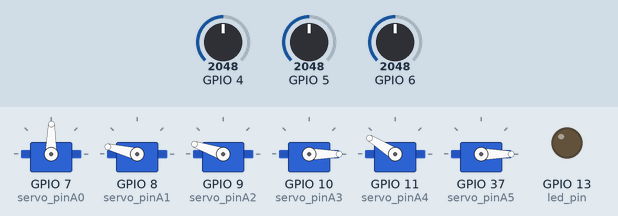
Bench run of a program on a simulated ESP32-S3. On the bench: 6 × servo, output pins drawn as LEDs (lit = HIGH). Inputs (shaded band) come from the test bench; at power-on: GPIO 5 = 2048, GPIO 4 = 2048, GPIO 6 = 2048. What the program prints to the serial monitor is not drawn.

Above: at 1.2 s.
1.3 s: GPIO 5 set to 1228
At 1.7 s:
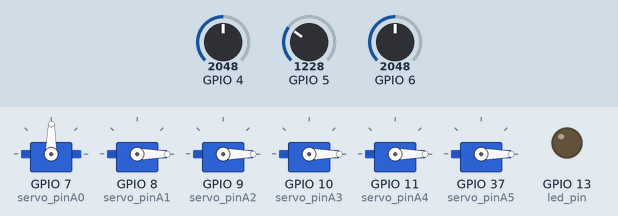
2.8 s: GPIO 4 set to 2866
At 4.0 s:
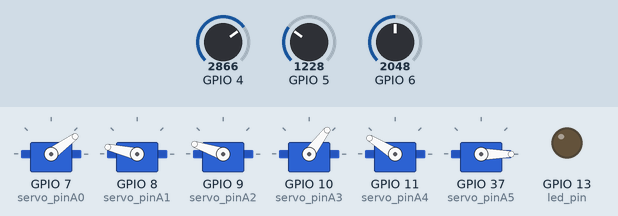
4.3 s: GPIO 6 set to 2866
At 5.2 s:
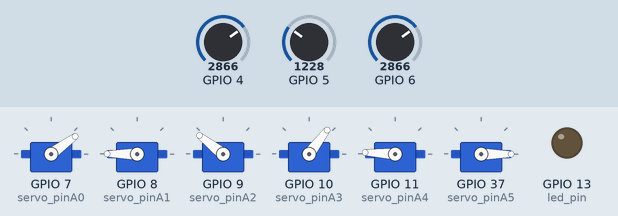
5.8 s: GPIO 4 set to 3603
At 6.5 s:
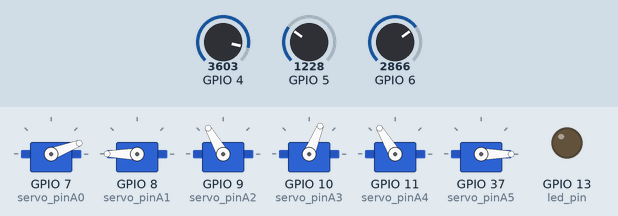
7.3 s: GPIO 5 set to 491
At 8.1 s:
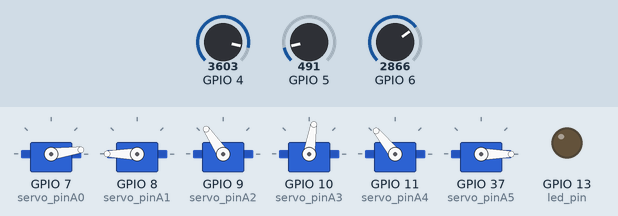
8.8 s: GPIO 6 set to 3603
At 9.4 s:
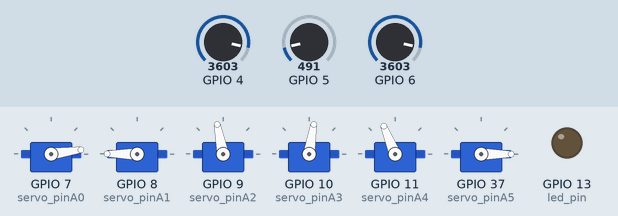
Timing chart, 0 to 11.3 s (numbered marks = the images above; inputs shaded):
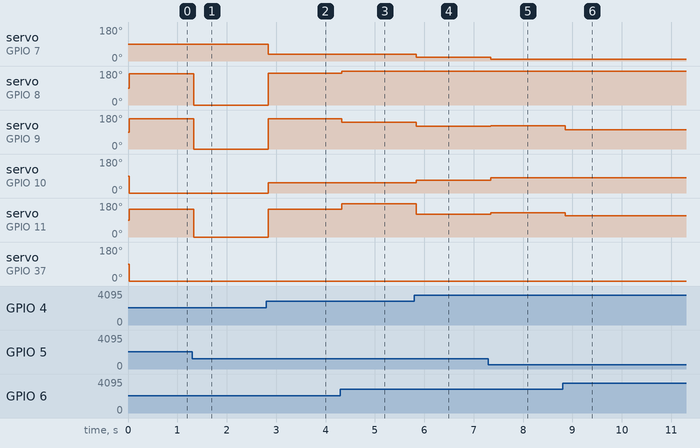

Measured:
- after the input at 1.3 s, servo on GPIO 8 (servo_pinA1): 166° → 0° at once; servo on GPIO 9 (servo_pinA2): 161° → 0° at once; servo on GPIO 11 (servo_pinA4): 148° → 0° at once
- after the input at 2.8 s, servo on GPIO 7 (servo_pinA0): 89° → 36° at once; servo on GPIO 8 (servo_pinA1): 0° → 167° at once; servo on GPIO 9 (servo_pinA2): 0° → 161° at once; servo on GPIO 10 (servo_pinA3): 0° → 53° at once; servo on GPIO 11 (servo_pinA4): 0° → 148° at once
- after the input at 4.3 s, servo on GPIO 8 (servo_pinA1): 167° → 180° at once; servo on GPIO 9 (servo_pinA2): 161° → 142° at once; servo on GPIO 11 (servo_pinA4): 148° → 177° at once
- after the input at 5.8 s, servo on GPIO 7 (servo_pinA0): 36° → 21° at once; servo on GPIO 9 (servo_pinA2): 142° → 120° at once; servo on GPIO 10 (servo_pinA3): 53° → 68° at once; servo on GPIO 11 (servo_pinA4): 177° → 121° at once
- after the input at 7.3 s, servo on GPIO 7 (servo_pinA0): 21° → 8° after 0.05 s; servo on GPIO 9 (servo_pinA2): 120° → 124° after 0.05 s; servo on GPIO 10 (servo_pinA3): 68° → 81° after 0.05 s; servo on GPIO 11 (servo_pinA4): 121° → 129° after 0.05 s
- after the input at 8.8 s, servo on GPIO 9 (servo_pinA2): 124° → 101° after 0.05 s; servo on GPIO 11 (servo_pinA4): 129° → 112° after 0.05 s

The program:

main.cpp
```cpp
// Required for Servo control on ESP32
#include <ESP32Servo.h>
#include <math.h>

Servo Servo0;
Servo Servo1;
Servo Servo2;
Servo Servo3;
Servo Servo4;
Servo Servo10;

#define RXD_PIN 18
#define TXD_PIN -1   // not used

const int btnPin = 0;
const int servo_pinA0 = 7;
const int servo_pinA1 = 8;
const int servo_pinA2 = 9;
const int servo_pinA3 = 10;
const int servo_pinA4 = 11;
const int servo_pinA5 = 37;
const int led_pin = 13;
const int led_pin_external = 2;

static int readAngleA0Prev = 0, readAngleA1Prev = 0, readAngleA2Prev = 0;
static int readAngleA3Prev = 0, readAngleA4Prev = 0, readAngleA5Prev = 0;
static int readAngleA0 = 0, readAngleA1 = 0, readAngleA2 = 0;
static int readAngleA3 = 0, readAngleA4 = 0, readAngleA5 = 0;

static int j = 0;
const double pi = 3.14159265359;

#define EPSILON 1e-9


typedef struct
{
    double s1x;
    double s2y;
    double hypotenuse;

}Triangle;


double cleanAlmostZero(double val) {
    if (fabs(val) < EPSILON) {
        return 0.0;
    }
    if (val == 0.0) {
        return 0.0;
    }
    return val;
}

void print2DDoubleArray(double** arr, int rows, int cols) {
    for(int i = 0; i < rows; i++) {
        for(int j = 0; j < cols; j++) {
            printf("%lf ", *(*(arr + i) + j));
        }
        printf("\n");
    }
    printf("\n");
    printf("\n");
}

double** makeMulArr(double theta, double alpha, double d, double a)
{
    double** myArr;
    myArr = (double**)malloc(sizeof(double*) * 4);
    for(int i = 0; i < 4; i++)
    {
        myArr[i] = (double*)malloc(sizeof(double) * 4);
    }

    theta = theta * (M_PI / 180.0);
    alpha = alpha * (M_PI / 180.0);

    myArr[0][0] = cos(theta);
    myArr[0][1] = -sin(theta) * cos(alpha);
    myArr[0][2] = sin(theta) * sin(alpha);
    myArr[0][3] = a * cos(theta);

    myArr[1][0] = sin(theta);
    myArr[1][1] = cos(theta) * cos(alpha);
    myArr[1][2] = -cos(theta) * sin(alpha);
    myArr[1][3] = a * sin(theta);

    myArr[2][0] = 0;
    myArr[2][1] = sin(alpha);
    myArr[2][2] = cos(alpha);
    myArr[2][3] = d;

    myArr[3][0] = 0;
    myArr[3][1] = 0;
    myArr[3][2] = 0;
    myArr[3][3] = 1;

    return myArr;

}

double** ansDHarr_setUp()
{
    double** myArr;
    myArr = (double**)malloc(sizeof(double*) * 4);
    for(int i = 0; i < 4; i++)
    {
        myArr[i] = (double*)malloc(sizeof(double) * 4);
    }

    for(int i = 0; i < 4; i++)
    {
        for(int j = 0; j < 4; j++)
        {
            myArr[i][j] = 0;
        }
    }
    myArr[0][0] = 1;
    myArr[1][1] = 1;
    myArr[2][2] = 1;
    myArr[3][3] = 1;
    return myArr;
}

void freeAns(double** myArr)
{

    for(int i = 0; i < 4; i++)
    {
        free(myArr[i]);
    }
    free(myArr);
}

double** multiplyMatricesPtr(double** a, double** b)
{


        const uint32_t a_rows = 4;
        const uint32_t a_cols = 4;
        const uint32_t b_cols = 4;
        double firstVal;
        double secondVal;

        double** c;

        if (a == NULL || b == NULL || a[0] == NULL || b[0] == NULL)
        {
            return NULL;
        }

        c = (double**)malloc(a_rows * sizeof(double*));
        for(int i = 0; i < a_rows; i++)
        {
            c[i] = (double*)malloc(b_cols * sizeof(double));
        }

        for(int j = 0; j < a_rows; j++)
        {
            for(int k = 0; k < b_cols; k++)
            {
                double total = 0.0;
                for(int l = 0; l < a_cols; l++)
                {
                    firstVal = a[j][l];
                    firstVal = cleanAlmostZero(firstVal);
                    secondVal = b[l][k];
                    secondVal = cleanAlmostZero(secondVal);
                    total += (firstVal * secondVal);
                }

                c[j][k] = total;
            }
        }
        for (int i = 0; i < a_rows; i++) {
            for (int j = 0; j < b_cols; j++) {
                a[i][j] = c[i][j];
            }
        }


        for (int i = 0; i < a_rows; i++)
        {
            free(c[i]);
        }

        free(c);

        return a;
}

double** create_DHarrTable()
{
    double** myArr;
    myArr = (double**)malloc(sizeof(double*) * 6);
    for(int i = 0; i < 6; i++)
    {
        myArr[i] = (double*)malloc(sizeof(double) * 4);
    }
    return myArr;
}

void free_DHarrTable(double** myArr)
{
    for(int i = 0; i < 6; i++)
    {
        free(myArr[i]);
    }
    free(myArr);
}

void addData(double** myArr, double theta0, double theta1, double theta2, double theta3, double theta4, double theta5)
{
    myArr[0][0] = theta0;
    myArr[0][1] = -90;
    myArr[0][2] = 90;
    myArr[0][3] = 48.68;

    myArr[1][0] = theta1;
    ;
    myArr[1][1] = 180;
    myArr[1][2] = 0;
    myArr[1][3] = 113.6919;

    myArr[2][0] = -theta2;
    myArr[2][1] = 90;
    myArr[2][2] = 0;
    myArr[2][3] = 98.625;

    myArr[3][0] = theta3;
    myArr[3][1] = -90;
    myArr[3][2] = 33.394;
    myArr[3][3] = 0;

    myArr[4][0] = theta4;
    myArr[4][1] = 90;
    myArr[4][2] = 0;
    myArr[4][3] = 32.526;

    myArr[5][0] = theta5;
    myArr[5][1] = 0;
    myArr[5][2] = 0;
    myArr[5][3] = 0;
}


double** R06_negates(double** myArr)
{
    myArr[0][0] = 1;
    myArr[0][1] = 0;
    myArr[0][2] = 0;
    myArr[0][3] = 0;

    myArr[1][0] = 0;
    myArr[1][1] = 1;
    myArr[1][2] = 0;
    myArr[1][3] = 0;

    myArr[2][0] = 0;
    myArr[2][1] = 0;
    myArr[2][2] = 1;
    myArr[2][3] = 36.250;

    myArr[3][0] = 0;
    myArr[3][1] = 0;
    myArr[3][2] = 0;
    myArr[3][3] = 1;

    return myArr;
}

double** R06_negate(double** myArr, double xEnd, double yEnd, double zEnd, double x, double y, double z)
{
    double three = xEnd * (M_PI / 180.0);
    double two = yEnd * (M_PI / 180.0);
    double one = zEnd * (M_PI / 180.0);

    myArr[0][0] = cos(one) * cos(two);
    myArr[0][1] = cos(one) * sin(two) * sin(three) - sin(one) * cos(three);
    myArr[0][2] = cos(one) * sin(two) * cos(three) + sin(one) * sin(three);
    myArr[0][3] = x;

    myArr[1][0] = sin(one) * cos(two);
    myArr[1][1] = sin(one) * sin(two) * sin(three) + cos(one) * cos(three);
    myArr[1][2] = sin(one) * sin(two) * cos(three) - cos(one) * sin(three);
    myArr[1][3] = y;

    myArr[2][0] = -sin(two);
    myArr[2][1] = cos(two) * sin(three);
    myArr[2][2] = cos(two) * cos(three);
    myArr[2][3] = z;

    myArr[3][0] = 0;
    myArr[3][1] = 0;
    myArr[3][2] = 0;
    myArr[3][3] = 1;

    return myArr;
}

double radians_to_degrees(double input)
{
    return input * 180 / pi;
}

double law_of_cosines(double s1, double s2, double s3)
{
    double temp = pow(s1,2) + pow(s2,2) - pow(s3, 2);
    double temp1 = temp/(2*s1*s2);
    double ans = acos(temp1);
    return ans;
}

void InverseKinmatics0to3(double x, double y, double z, double* theta0, double* theta1, double* theta2)
{
    const double s1 = 113.6919;
    const double s2 = 105;
    const double xPntA = 48.68;
    const double yPntA = 90;
    double xPntB = sqrt(x * x + y * y);
    double yPntB = z;

    double angleOffset = 0;
    double theta0Offset = 0;
    double mode = 0;
    double theta1Part1;


    if(z > 90)
    {

        mode = 1;
        angleOffset = 90;
    }

    Triangle rightTri;

    rightTri.s1x = fabs(xPntB - xPntA);
    rightTri.s2y = fabs(yPntB - yPntA);

    double temp = pow(rightTri.s1x, 2) + pow(rightTri.s2y, 2);
    rightTri.hypotenuse = sqrt(temp);


    double myTheta0 = radians_to_degrees(atan2(y,x));

    *theta0 = myTheta0;

    if(mode)
    {
        theta1Part1 = radians_to_degrees(law_of_cosines(rightTri.s1x, rightTri.hypotenuse, rightTri.s2y));
    }
    else
    {
        theta1Part1 = radians_to_degrees(law_of_cosines(rightTri.s2y, rightTri.hypotenuse, rightTri.s1x));
    }
    printf("x %lf\n", rightTri.s1x);
    printf("y %lf\n", rightTri.s2y);
    printf("hypot %lf\n", rightTri.hypotenuse);
    double theta1Part2 = radians_to_degrees(law_of_cosines(s1, rightTri.hypotenuse, s2));
    printf("theta1Part1 %lf theta1Part2 %lf\n", theta1Part1, theta1Part2);
    *theta1 = theta1Part1 + theta1Part2 + angleOffset;
    double realTheta2 = 180 - radians_to_degrees(law_of_cosines(s1, s2, rightTri.hypotenuse));
    printf("realTheta2 %lf\n", realTheta2);
    *theta2 = realTheta2;

    printf("%lf\n", myTheta0 + theta0Offset);
    printf("%lf\n", theta1Part1 + theta1Part2 + angleOffset);
    printf("%lf\n", realTheta2);

    printf("finished\n");

}

void InverseKinmatics4to6(double** myArr, double* theta4, double* theta5, double* theta6)
{
 *theta5 = atan2( sqrt(1.0 - myArr[2][2]*myArr[2][2]), myArr[2][2]) * 180 / M_PI;
 *theta4 = atan2( myArr[0][2], myArr[1][2] ) * 180 / M_PI;
 *theta6 = atan2( -myArr[2][0], myArr[2][1] ) * 180 / M_PI;;
}

// Inverts a 4x4 transformation matrix (composed of a 3x3 rotation and 3x1 translation)
double** invertTransformMatrix(double** matrix) {
    // Allocate memory for the new inverted matrix
    double** inverted = ansDHarr_setUp(); // Re-uses your allocation function

    // Transpose the 3x3 rotation part
    for (int i = 0; i < 3; i++) {
        for (int j = 0; j < 3; j++) {
            inverted[i][j] = matrix[j][i];
        }
    }

    // Calculate the new translation part: -R^T * p
    double p[3] = { matrix[0][3], matrix[1][3], matrix[2][3] };
    inverted[0][3] = -(inverted[0][0] * p[0] + inverted[0][1] * p[1] + inverted[0][2] * p[2]);
    inverted[1][3] = -(inverted[1][0] * p[0] + inverted[1][1] * p[1] + inverted[1][2] * p[2]);
    inverted[2][3] = -(inverted[2][0] * p[0] + inverted[2][1] * p[1] + inverted[2][2] * p[2]);

    // The last row is always [0, 0, 0, 1]
    inverted[3][0] = 0;
    inverted[3][1] = 0;
    inverted[3][2] = 0;
    inverted[3][3] = 1;

    return inverted;
}

void setup() {
  Serial.begin(115200);

  Serial.begin(115200);                // USB debug
  Serial2.begin(115200, SERIAL_8N1, RXD_PIN, TXD_PIN);  // UART receive
  Serial.println("Receiver ready...");

  Servo0.attach(servo_pinA0);
  Servo1.attach(servo_pinA1);
  Servo2.attach(servo_pinA2);
  Servo3.attach(servo_pinA3);
  Servo4.attach(servo_pinA4);
  Servo10.attach(servo_pinA5);

  pinMode(btnPin, INPUT_PULLDOWN);
  pinMode(led_pin, OUTPUT);

}

void loop() {
    // Read analog inputs for x, y, z
    int sensorValueA3 = analogRead(A3);
    int sensorValueA4 = analogRead(A4);
    int sensorValueA5 = analogRead(A5);

    // Map to 0 to 170 mm range (adjust as needed)
    int x = map(sensorValueA3, 0, 4095, -170, 170);
    int y = map(sensorValueA4, 0, 4095, 0, 170);
    int z = map(sensorValueA5, 0, 4095, -80, 200);

    double theta0STore, theta1STore, theta2STore;

    printf("\n\n x val %d \n\n", x);
    printf("\n\n y val %d \n\n", y);
    printf("\n\n z val %d \n\n", z);

    // ==========================================================
    //  1. ALLOCATE ALL MEMORY AT THE START
    // ==========================================================
    double** myArrTableVals = create_DHarrTable();
    double** answer = ansDHarr_setUp();
    double** ro6Negate = ansDHarr_setUp();
    double** ro6RevKin = ansDHarr_setUp();
    double** ro6RevKinCopy = ansDHarr_setUp();

    // ==========================================================
    //  2. PERFORM CALCULATIONS
    // ==========================================================
    R06_negates(ro6Negate);
    R06_negate(ro6RevKin, 0, 0, 0, x, y, z);
    multiplyMatricesPtr(ro6RevKin, ro6Negate); // Safe to call now

    R06_negate(ro6RevKinCopy, 0, 0, 0, x, y, z);
    multiplyMatricesPtr(ro6RevKinCopy, ro6Negate); // Safe to reuse ro6Negate

    InverseKinmatics0to3(ro6RevKin[0][3], ro6RevKin[1][3], ro6RevKin[2][3], &theta0STore, &theta1STore, &theta2STore);

    addData(myArrTableVals, theta0STore, theta1STore, theta2STore, 0, 0, 0);

    for (int i = 0; i < 3; i++) {
        double** temp = makeMulArr(myArrTableVals[i][0], myArrTableVals[i][1], myArrTableVals[i][2], myArrTableVals[i][3]);
        multiplyMatricesPtr(answer, temp);
        freeAns(temp); // Free the temporary matrix created inside the loop
    }

    multiplyMatricesPtr(answer, ro6RevKinCopy);

    double theta4, theta5, theta6;
    InverseKinmatics4to6(answer, &theta4, &theta5, &theta6);

    printf("Solution (Elbow-UP):\n");
    printf("theta1 = %f\n", theta0STore);
    printf("theta2 = %f\n", theta1STore);
    printf("theta3 = %f\n", theta2STore);
    printf("theta4 = %f\n", theta4);
    printf("theta5 = %f\n", theta5);
    printf("theta6 = %f\n\n", theta6);

    // ==========================================================
    //  3. FREE ALL MEMORY AT THE END
    // ==========================================================
    free_DHarrTable(myArrTableVals);
    freeAns(answer);
    freeAns(ro6RevKin);
    freeAns(ro6RevKinCopy);
    freeAns(ro6Negate);

    // ==========================================================
    //  4. UPDATE SERVOS AND HANDLE SERIAL
    // ==========================================================
    Servo0.write((int)theta0STore);
    Servo1.write((int)theta1STore);
    Servo2.write((int)theta2STore);
    Servo3.write((int)theta4);
    Servo4.write((int)theta5);
    Servo10.write((int)theta6);

    while (Serial2.available()) {
        char c = Serial2.read();
        Serial.write(c);
    }


}
```
